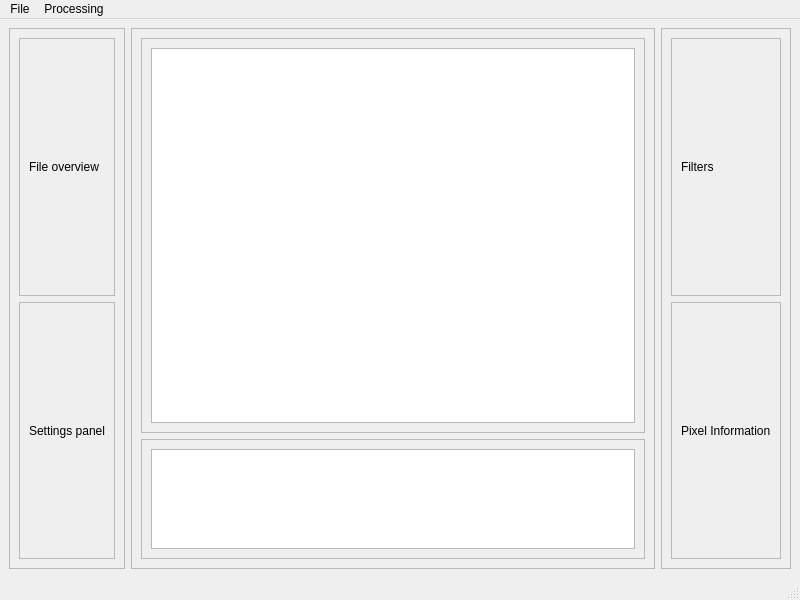
<?xml version="1.0" encoding="UTF-8"?>
<ui version="4.0">
 <class>MainWindow</class>
 <widget class="QMainWindow" name="MainWindow">
  <property name="geometry">
   <rect>
    <x>0</x>
    <y>0</y>
    <width>800</width>
    <height>600</height>
   </rect>
  </property>
  <property name="sizePolicy">
   <sizepolicy hsizetype="Preferred" vsizetype="Preferred">
    <horstretch>0</horstretch>
    <verstretch>10</verstretch>
   </sizepolicy>
  </property>
  <property name="windowTitle">
   <string>MainWindow</string>
  </property>
  <widget class="QWidget" name="centralwidget">
   <layout class="QHBoxLayout" name="horizontalLayout">
    <item>
     <widget class="QFrame" name="frame_3">
      <property name="frameShape">
       <enum>QFrame::Shape::StyledPanel</enum>
      </property>
      <property name="frameShadow">
       <enum>QFrame::Shadow::Raised</enum>
      </property>
      <layout class="QVBoxLayout" name="verticalLayout_5">
       <item>
        <widget class="QFrame" name="frame_6">
         <property name="frameShape">
          <enum>QFrame::Shape::StyledPanel</enum>
         </property>
         <property name="frameShadow">
          <enum>QFrame::Shadow::Raised</enum>
         </property>
         <layout class="QVBoxLayout" name="verticalLayout_7">
          <item>
           <widget class="QLabel" name="label_3">
            <property name="text">
             <string>File overview</string>
            </property>
           </widget>
          </item>
         </layout>
        </widget>
       </item>
       <item>
        <widget class="QFrame" name="frame_7">
         <property name="frameShape">
          <enum>QFrame::Shape::StyledPanel</enum>
         </property>
         <property name="frameShadow">
          <enum>QFrame::Shadow::Raised</enum>
         </property>
         <layout class="QVBoxLayout" name="verticalLayout_8">
          <item>
           <widget class="QLabel" name="label_4">
            <property name="text">
             <string>Settings panel</string>
            </property>
           </widget>
          </item>
         </layout>
        </widget>
       </item>
      </layout>
     </widget>
    </item>
    <item>
     <widget class="QFrame" name="frame">
      <property name="sizePolicy">
       <sizepolicy hsizetype="Expanding" vsizetype="Preferred">
        <horstretch>0</horstretch>
        <verstretch>0</verstretch>
       </sizepolicy>
      </property>
      <property name="frameShape">
       <enum>QFrame::Shape::StyledPanel</enum>
      </property>
      <property name="frameShadow">
       <enum>QFrame::Shadow::Raised</enum>
      </property>
      <layout class="QVBoxLayout" name="verticalLayout">
       <item>
        <widget class="QFrame" name="frame_5">
         <property name="sizePolicy">
          <sizepolicy hsizetype="Preferred" vsizetype="Expanding">
           <horstretch>0</horstretch>
           <verstretch>0</verstretch>
          </sizepolicy>
         </property>
         <property name="frameShape">
          <enum>QFrame::Shape::StyledPanel</enum>
         </property>
         <property name="frameShadow">
          <enum>QFrame::Shadow::Raised</enum>
         </property>
         <layout class="QVBoxLayout" name="verticalLayout_3">
          <item>
           <widget class="ImageView" name="graphicsView">
            <property name="sizePolicy">
             <sizepolicy hsizetype="Expanding" vsizetype="Expanding">
              <horstretch>0</horstretch>
              <verstretch>10</verstretch>
             </sizepolicy>
            </property>
           </widget>
          </item>
         </layout>
        </widget>
       </item>
       <item>
        <widget class="QFrame" name="frame_4">
         <property name="sizePolicy">
          <sizepolicy hsizetype="Preferred" vsizetype="Preferred">
           <horstretch>0</horstretch>
           <verstretch>0</verstretch>
          </sizepolicy>
         </property>
         <property name="frameShape">
          <enum>QFrame::Shape::StyledPanel</enum>
         </property>
         <property name="frameShadow">
          <enum>QFrame::Shadow::Raised</enum>
         </property>
         <layout class="QVBoxLayout" name="verticalLayout_2">
          <item>
           <widget class="QPlainTextEdit" name="consoleOutput">
            <property name="sizePolicy">
             <sizepolicy hsizetype="Expanding" vsizetype="Preferred">
              <horstretch>0</horstretch>
              <verstretch>0</verstretch>
             </sizepolicy>
            </property>
            <property name="maximumSize">
             <size>
              <width>16777215</width>
              <height>100</height>
             </size>
            </property>
            <property name="baseSize">
             <size>
              <width>0</width>
              <height>0</height>
             </size>
            </property>
            <property name="lineWrapMode">
             <enum>QPlainTextEdit::LineWrapMode::NoWrap</enum>
            </property>
           </widget>
          </item>
         </layout>
        </widget>
       </item>
      </layout>
     </widget>
    </item>
    <item>
     <widget class="QFrame" name="frame_2">
      <property name="frameShape">
       <enum>QFrame::Shape::StyledPanel</enum>
      </property>
      <property name="frameShadow">
       <enum>QFrame::Shadow::Raised</enum>
      </property>
      <layout class="QVBoxLayout" name="verticalLayout_4">
       <item>
        <widget class="QFrame" name="frame_8">
         <property name="frameShape">
          <enum>QFrame::Shape::StyledPanel</enum>
         </property>
         <property name="frameShadow">
          <enum>QFrame::Shadow::Raised</enum>
         </property>
         <layout class="QVBoxLayout" name="verticalLayout_6">
          <item>
           <widget class="QLabel" name="label_6">
            <property name="text">
             <string>Filters</string>
            </property>
           </widget>
          </item>
         </layout>
        </widget>
       </item>
       <item>
        <widget class="QFrame" name="frame_9">
         <property name="frameShape">
          <enum>QFrame::Shape::StyledPanel</enum>
         </property>
         <property name="frameShadow">
          <enum>QFrame::Shadow::Raised</enum>
         </property>
         <layout class="QVBoxLayout" name="verticalLayout_9">
          <item>
           <widget class="QLabel" name="label_5">
            <property name="text">
             <string>Pixel Information</string>
            </property>
           </widget>
          </item>
         </layout>
        </widget>
       </item>
      </layout>
     </widget>
    </item>
   </layout>
  </widget>
  <widget class="QMenuBar" name="menubar">
   <property name="geometry">
    <rect>
     <x>0</x>
     <y>0</y>
     <width>800</width>
     <height>25</height>
    </rect>
   </property>
   <widget class="QMenu" name="menuFile">
    <property name="title">
     <string>File</string>
    </property>
    <addaction name="actionLoad_Image"/>
   </widget>
   <widget class="QMenu" name="menuProcessing">
    <property name="title">
     <string>Processing</string>
    </property>
    <addaction name="actionSingle_Processing"/>
    <addaction name="actionBatch_Processing"/>
   </widget>
   <addaction name="menuFile"/>
   <addaction name="menuProcessing"/>
  </widget>
  <widget class="QStatusBar" name="statusbar"/>
  <action name="actionLoad_Image">
   <property name="text">
    <string>Load Image</string>
   </property>
  </action>
  <action name="actionSingle_Processing">
   <property name="text">
    <string>Single Processing</string>
   </property>
  </action>
  <action name="actionBatch_Processing">
   <property name="text">
    <string>Batch Processing</string>
   </property>
  </action>
 </widget>
 <customwidgets>
  <customwidget>
   <class>ImageView</class>
   <extends>QGraphicsView</extends>
   <header>gui.image_view</header>
  </customwidget>
 </customwidgets>
 <resources/>
 <connections/>
</ui>
